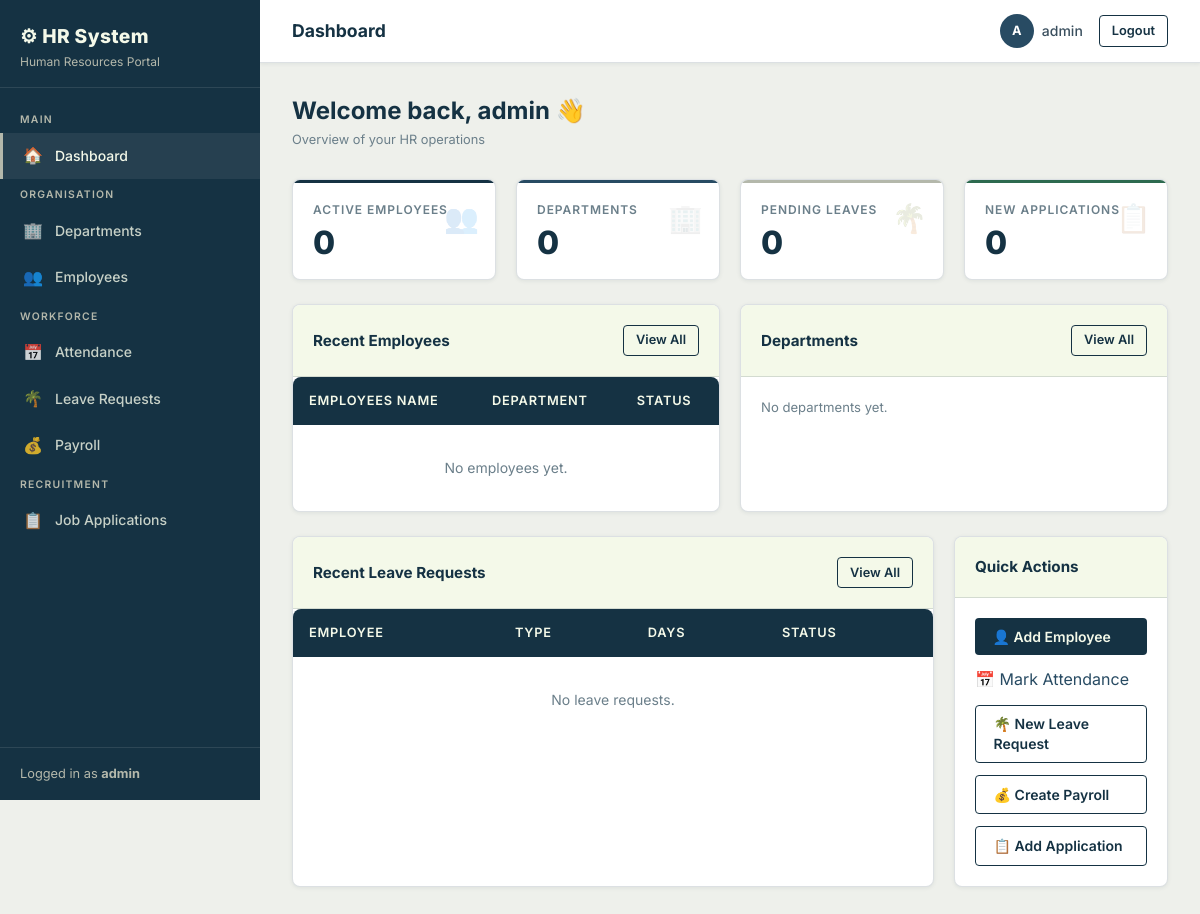
Before: / (signed in) with the older database file.
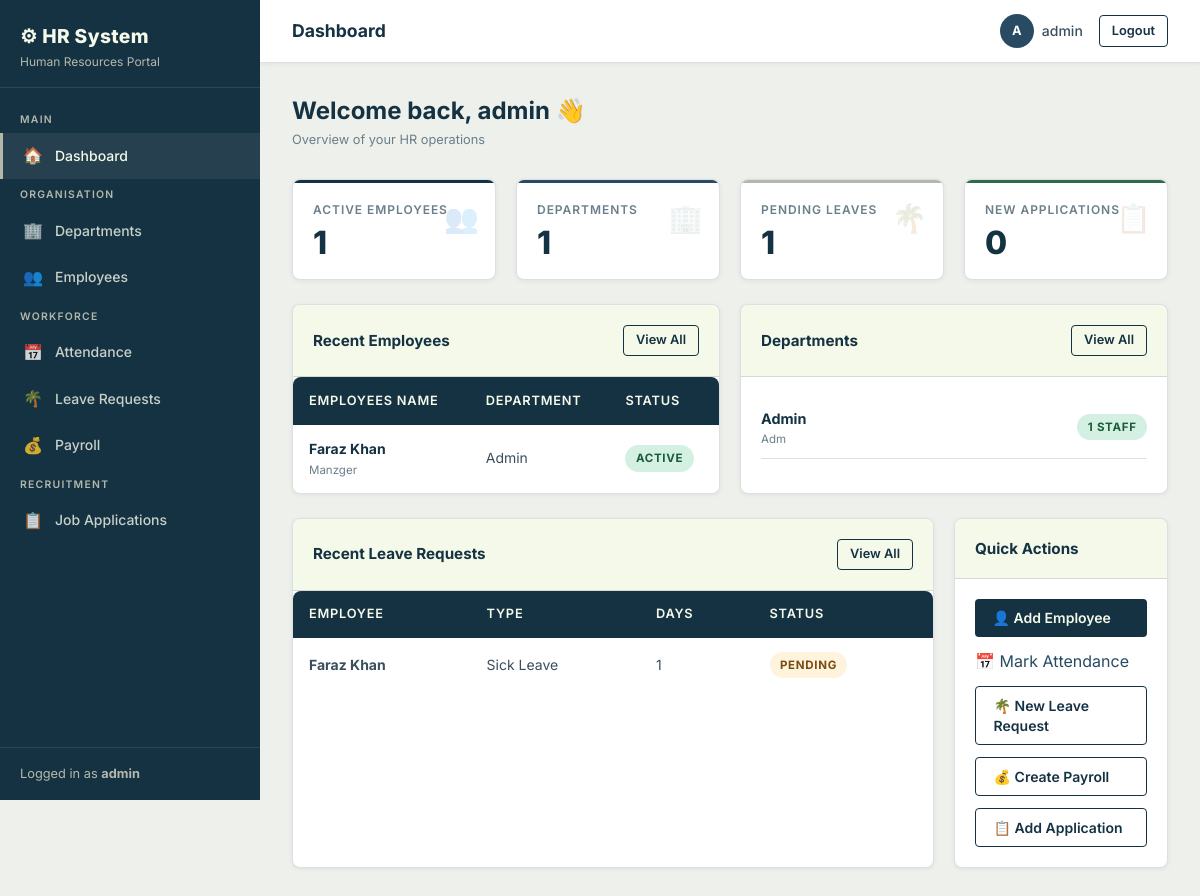
After: the same page with the newer database file.
### employees/models.py (models this page shows, shortened)
class Employee(models.Model):
    GENDER_CHOICES = [('M', 'Male'), ('F', 'Female'), ('O', 'Other')]
    STATUS_CHOICES = [('active', 'Active'), ('inactive', 'Inactive'), ('on_leave', 'On Leave')]
    user = models.OneToOneField(User, on_delete=models.CASCADE, null=True, blank=True)
    employee_id = models.CharField(max_length=20, unique=True)
    first_name = models.CharField(max_length=100)
    last_name = models.CharField(max_length=100)
    email = models.EmailField(unique=True)
    phone = models.CharField(max_length=20, blank=True)
    gender = models.CharField(max_length=1, choices=GENDER_CHOICES, blank=True)
    date_of_birth = models.DateField(null=True, blank=True)
    address = models.TextField(blank=True)
    department = models.ForeignKey(Department, on_delete=models.SET_NULL, null=True, blank=True, related_name='employees')
    designation = models.CharField(max_length=100, blank=True)
    date_joined = models.DateField()
    status = models.CharField(max_length=10, choices=STATUS_CHOICES, default='active')
    created_at = models.DateTimeField(auto_now_add=True)
    def full_name(self):
        return f"{self.first_name} {self.last_name}"

class Department(models.Model):
    name = models.CharField(max_length=100)
    code = models.CharField(max_length=10, unique=True)
    description = models.TextField(blank=True)
    manager = models.ForeignKey(
        'Employee', null=True, blank=True,
        on_delete=models.SET_NULL, related_name='managed_departments'
    )
    created_at = models.DateTimeField(auto_now_add=True)

class LeaveRequest(models.Model):
    LEAVE_TYPE_CHOICES = [
        ('annual', 'Annual Leave'),
        ('sick', 'Sick Leave'),
        ('casual', 'Casual Leave'),
        ('maternity', 'Maternity Leave'),
        ('paternity', 'Paternity Leave'),
        ('unpaid', 'Unpaid Leave'),
    ]
    STATUS_CHOICES = [
        ('pending', 'Pending'),
        ('approved', 'Approved'),
        ('rejected', 'Rejected'),
        ('cancelled', 'Cancelled'),
    ]
    employee = models.ForeignKey(Employee, on_delete=models.CASCADE, related_name='leave_requests')
    leave_type = models.CharField(max_length=15, choices=LEAVE_TYPE_CHOICES)
    start_date = models.DateField()
    end_date = models.DateField()
    reason = models.TextField()
    status = models.CharField(max_length=10, choices=STATUS_CHOICES, default='pending')
    applied_on = models.DateTimeField(auto_now_add=True)
    reviewed_by = models.ForeignKey(
        User, null=True, blank=True, on_delete=models.SET_NULL, related_name='reviewed_leaves'
    )
    review_comment = models.TextField(blank=True)
    reviewed_on = models.DateTimeField(null=True, blank=True)
    def total_days(self):
        return (self.end_date - self.start_date).days + 1

### employees/views.py (the view)
# urls.py: path('', views.dashboard, name='dashboard'),
@login_required
def dashboard(request):
    context = {
        'total_employees': Employee.objects.filter(status='active').count(),
        'total_departments': Department.objects.count(),
        'pending_leaves': LeaveRequest.objects.filter(status='pending').count(),
        'total_applications': JobApplication.objects.count(),
        'new_applications': JobApplication.objects.filter(status='applied').count(),
        'recent_employees': Employee.objects.order_by('-created_at')[:5],
        'recent_leaves': LeaveRequest.objects.order_by('-applied_on')[:5],
        'departments': Department.objects.annotate(emp_count=Count('employees'))[:6],
    }
    return render(request, 'employees/dashboard.html', context)

### employees/templates/employees/dashboard.html (shortened to what the changed rows need)
{% extends 'employees/base.html' %}
{% block content %}
<div class="page-header">
  <div>
    <h2>Welcome back, {{ request.user.username }} 👋</h2>
  </div>
</div>
<div class="row-4 grid-container" style="margin-bottom:1.5rem;">
  <div class="grid-item stat-card accent-1">
    <div class="stat-icon">👥</div>
    <div class="stat-label">Active Employees</div>
    <div class="stat-value">{{ total_employees }}</div>
  </div>
  <div class="grid-item stat-card accent-2">
    <div class="stat-icon">🏢</div>
    <div class="stat-label">Departments</div>
    <div class="stat-value">{{ total_departments }}</div>
  </div>
  <div class="grid-item stat-card accent-3">
    <div class="stat-icon">🌴</div>
    <div class="stat-label">Pending Leaves</div>
    <div class="stat-value">{{ pending_leaves }}</div>
  </div>
</div>
<div class="row-8 grid-container" style="margin-bottom:1.5rem;">
  <div class="grid-item card">
    <div class="table-wrapper" style="border:none; box-shadow:none;">
      <table>
        <thead>
          <tr>
            <th>Employees Name</th>
            <th>Department</th>
            <th>Status</th>
          </tr>
        </thead>
        <tbody>
          {% for emp in recent_employees %}
          <tr>
            <td>
              <a href="{% url 'employee_detail' emp.pk %}" class="fw-bold text-navy">{{ emp.full_name }}</a>
              <div class="text-xs text-muted">{{ emp.designation }}</div>
            </td>
            <td>{{ emp.department.name|default:"—" }}</td>
            <td><span class="badge badge-{{ emp.status }}">{{ emp.get_status_display }}</span></td>
          </tr>
          {% empty %}
          <tr><td colspan="3" class="text-muted" style="text-align:center; padding:2rem;">No employees yet.</td></tr>
          {% endfor %}
        </tbody>
      </table>
    </div>
  </div>
  <div class="grid-item card">
    <div class="card-body">
      {% for dept in departments %}
      <div style="display:flex; justify-content:space-between; align-items:center; padding:0.6rem 0; border-bottom:1px solid var(--border);">
        <div>
          <div class="fw-bold text-navy" style="font-size:0.9rem;">{{ dept.name }}</div>
          <div class="text-xs text-muted">{{ dept.code }}</div>
        </div>
        <span class="badge badge-active">{{ dept.emp_count }} staff</span>
      </div>
      {% empty %}
      <p class="text-muted text-sm">No departments yet.</p>
      {% endfor %}
    </div>
  </div>
</div>
<div class="row-9 grid-container">
  <div class="grid-item card">
    <div class="table-wrapper" style="border:none; box-shadow:none;">
      <table>
        <thead>
          <tr><th>Employee</th><th>Type</th><th>Days</th><th>Status</th></tr>
        </thead>
        <tbody>
          {% for leave in recent_leaves %}
          <tr>
            <td class="fw-bold">{{ leave.employee.full_name }}</td>
            <td>{{ leave.get_leave_type_display }}</td>
            <td>{{ leave.total_days }}</td>
            <td><span class="badge badge-{{ leave.status }}">{{ leave.get_status_display }}</span></td>
          </tr>
          {% empty %}
          <tr><td colspan="4" class="text-muted" style="text-align:center; padding:2rem;">No leave requests.</td></tr>
          {% endfor %}
        </tbody>
      </table>
    </div>
  </div>
</div>
{% endblock %}

Changed rows visible on the page:
added Employee: full_name "Faraz Khan", designation "Manzger", department.name "Admin", status "ACTIVE"
added Department: name "Admin", code "Adm", emp_count "1"
added LeaveRequest: employee.full_name "Faraz Khan", leave_type "Sick Leave", total_days "1", status "PENDING"
Other visible differences:
{{ total_employees }}: "0" → "1"
{{ total_departments }}: "0" → "1"
{{ pending_leaves }}: "0" → "1"
text no longer shown: "No employees yet. No departments yet. No leave requests."
